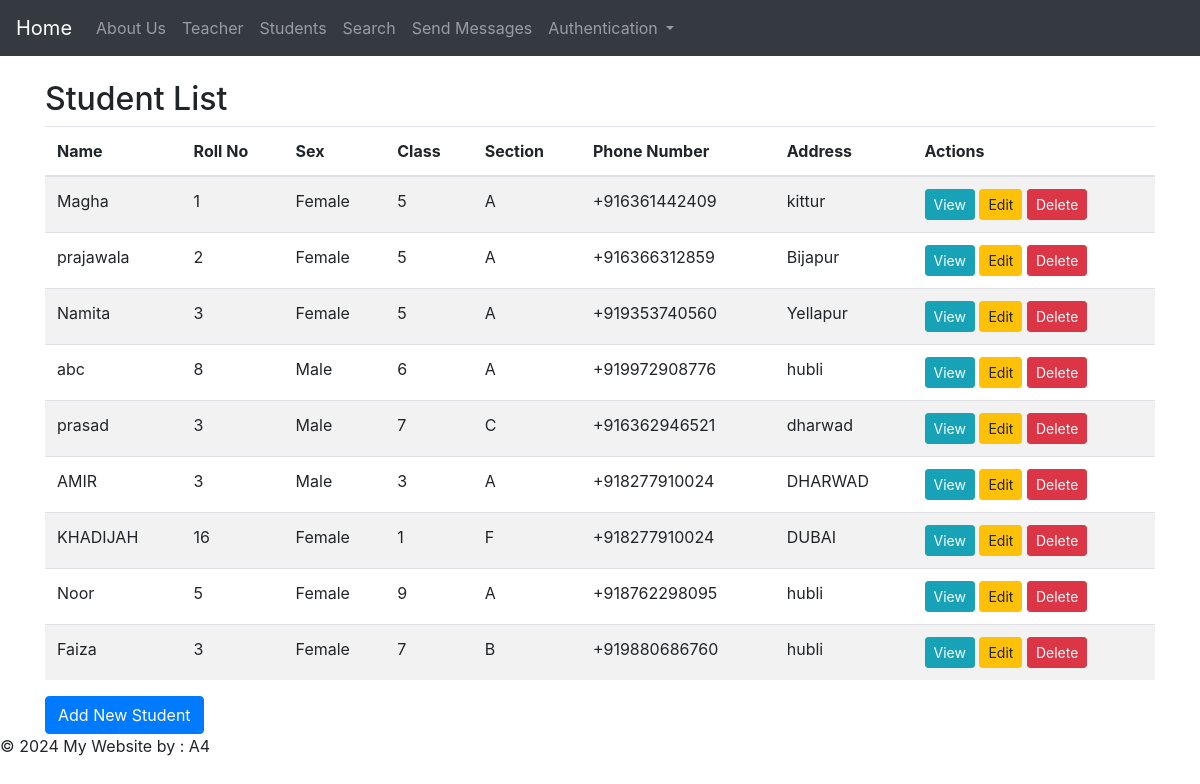
Page /students/ (signed in) on the committed database.
### myapp/models.py (models this page shows, shortened)
class Student(models.Model):
    SEX_CHOICES = [
        ('M', 'Male'),
        ('F', 'Female'),
        ('O', 'Other'),
    ]
    name = models.CharField(max_length=100)
    roll_no = models.CharField(max_length=10)
    sex = models.CharField(max_length=1, choices=SEX_CHOICES)
    student_class = models.CharField(max_length=10)
    section=models.CharField(max_length=2,default='A')
    phone_number = models.CharField(max_length=15)  # Ensure enough length for phone numbers
    address = models.TextField()

### myapp/views.py (the view)
# urls.py: path('students/', views.student_list_view, name='student_list'),
@login_required
def student_list_view(request):
    students = Student.objects.all()
    return render(request, 'student_list.html', {'students': students})

### myapp/templates/student_list.html
{% extends 'base.html' %}
{% block content %}
  <h2>Student List</h2>
  <table class="table table-striped">
    <thead>
      <tr>
        <th>Name</th>
        <th>Roll No</th>
        <th>Sex</th>
        <th>Class</th>
        <th>Section</th>
        <th>Phone Number</th>
        <th>Address</th>
        <th>Actions</th>
      </tr>
    </thead>
    <tbody>
      {% for student in students %}
        <tr>
          <td>{{ student.name }}</td>
          <td>{{ student.roll_no }}</td>
          <td>{{ student.get_sex_display }}</td>
          <td>{{ student.student_class }}</td>
          <td>{{ student.section }}</td>
          <td>{{ student.phone_number }}</td>
          <td>{{ student.address }}</td>
          <td>
            <a href="{% url 'student_display' student.pk %}" class="btn btn-info btn-sm">View</a>
            <a href="{% url 'student_edit' student.pk %}" class="btn btn-warning btn-sm">Edit</a>
            <a href="{% url 'student_delete' student.pk %}" class="btn btn-danger btn-sm">Delete</a>
          </td>
        </tr>
      {% endfor %}
    </tbody>
  </table>
  <a href="{% url 'student' %}" class="btn btn-primary">Add New Student</a>
{% endblock %}

### myapp/templates/base.html (shortened to what this page needs)
<!DOCTYPE html>
<html>
<head>
    <link rel="stylesheet" href="https://stackpath.bootstrapcdn.com/bootstrap/4.5.2/css/bootstrap.min.css">
</head>
<body>
    <nav class="navbar navbar-expand-lg navbar-dark bg-dark">
        <a class="navbar-brand" href="{% url 'home' %}">Home</a>
        <div class="collapse navbar-collapse">
            <ul class="navbar-nav mr-auto">
                <li class="nav-item"><a class="nav-link" href="{% url 'aboutus' %}">About Us</a></li>
                <li class="nav-item"><a class="nav-link" href="{% url 'teacher' %}">Teacher</a></li>
                <li class="nav-item"><a class="nav-link" href="{% url 'student_list' %}">Students</a></li>
                <li class="nav-item"><a class="nav-link" href="{% url 'search' %}">Search</a></li>
                <li class="nav-item"><a class="nav-link" href="{% url 'send_messages' %}">Send Messages</a></li>
                <li class="nav-item dropdown">
                    <a class="nav-link dropdown-toggle" href="#" id="navbarDropdown" role="button" data-toggle="dropdown">
                        Authentication
                    </a>
                </li>
            </ul>
        </div>
    </nav>
    <div class="container mt-4">
        {% block content %}
        {% endblock %}
    </div>
    <footer>
        <p>&copy; 2024 My Website by : A4</p>
    </footer>
</body>
</html>

### rows in the picture
Student: name "Magha", roll_no "1", sex "Female", student_class "5", section "A", phone_number "+916361442409", address "kittur"
Student: name "prajawala", roll_no "2", sex "Female", student_class "5", section "A", phone_number "+916366312859", address "Bijapur"
Student: name "Namita", roll_no "3", sex "Female", student_class "5", section "A", phone_number "+919353740560", address "Yellapur"
Student: name "abc", roll_no "8", sex "Male", student_class "6", section "A", phone_number "+919972908776", address "hubli"
Student: name "prasad", roll_no "3", sex "Male", student_class "7", section "C", phone_number "+916362946521", address "dharwad"
Student: name "AMIR", roll_no "3", sex "Male", student_class "3", section "A", phone_number "+918277910024", address "DHARWAD"
Student: name "KHADIJAH", roll_no "16", sex "Female", student_class "1", section "F", phone_number "+918277910024", address "DUBAI"
Student: name "Noor", roll_no "5", sex "Female", student_class "9", section "A", phone_number "+918762298095", address "hubli"
Student: name "Faiza", roll_no "3", sex "Female", student_class "7", section "B", phone_number "+919880686760", address "hubli"
